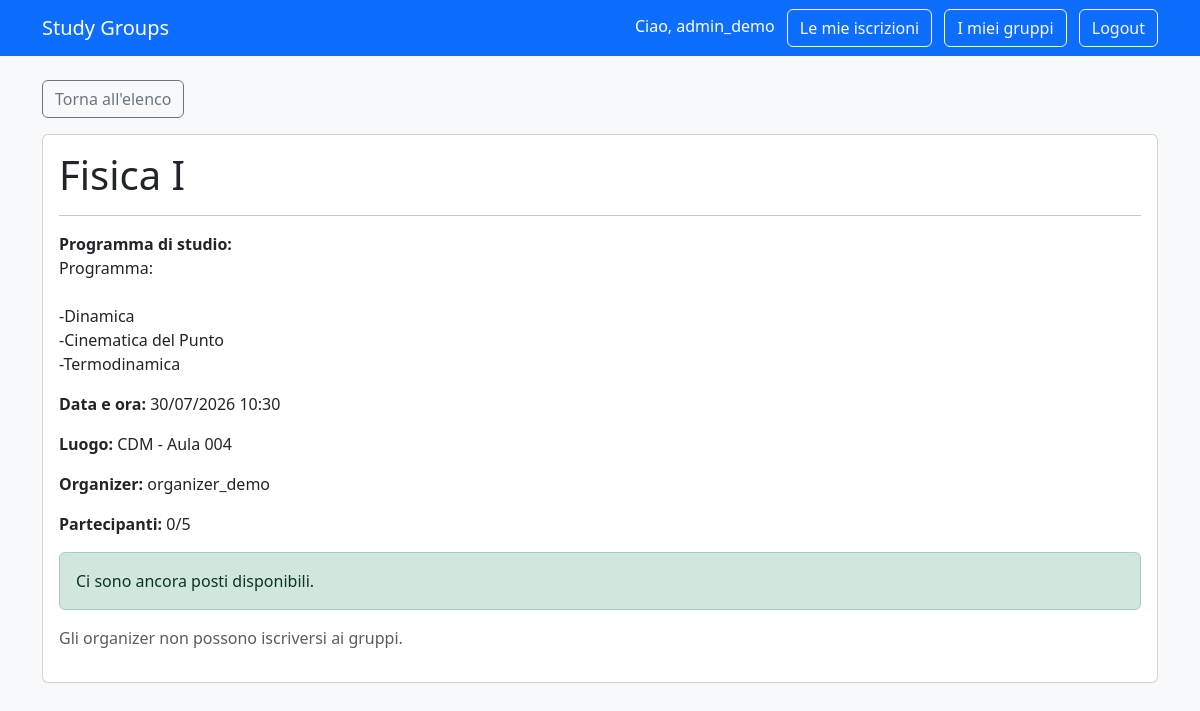
The app's page /group/3/ (signed in) with its own data.
### accounts/models.py (models this page shows, shortened)
class User(AbstractUser):
    class Role(models.TextChoices):
        ATTENDEE = "ATTENDEE", "Attendee"
        ORGANIZER = "ORGANIZER", "Organizer"
    role = models.CharField(
        max_length=20,
        choices=Role.choices,
        default=Role.ATTENDEE,
    )

### groups/models.py (models this page shows, shortened)
class StudyGroup(models.Model):
    subject = models.CharField(max_length=100)
    description = models.TextField(
        help_text="Inserisci il programma o gli argomenti che saranno studiati."
    )
    scheduled_at = models.DateTimeField()
    location = models.CharField(
        max_length=150,
        help_text="Ad esempio: Centro didattico Morgagni, Biblioteca, Google Meet."
    )
    max_participants = models.PositiveIntegerField(
        validators=[MinValueValidator(1)]
    )
    organizer = models.ForeignKey(
        settings.AUTH_USER_MODEL,
        on_delete=models.CASCADE,
        related_name="organized_study_groups",
    )
    created_at = models.DateTimeField(auto_now_add=True)
    class Meta:
        ordering = ["scheduled_at"]
    @property
    def participant_count(self):
        return self.registrations.count()
    @property
    def is_full(self):
        return self.participant_count >= self.max_participants

### groups/views.py (the view)
# urls.py: path("group/<int:group_id>/", views.study_group_detail, name="study_group_detail"),
def study_group_detail(request, group_id):
    study_group = get_object_or_404(StudyGroup, id=group_id)
    is_registered = False
    if request.user.is_authenticated:
        is_registered = Registration.objects.filter(
            study_group=study_group,
            attendee=request.user,
        ).exists()
    return render(
        request,
        "groups/study_group_detail.html",
        {
            "study_group": study_group,
            "is_registered": is_registered,
        },
    )

### groups/templates/groups/study_group_detail.html (shortened to what this page needs)
{% extends "base.html" %}
{% block content %}
<a class="btn btn-outline-secondary mb-3" href="{% url 'study_group_list' %}">
    Torna all'elenco
</a>
<div class="card">
    <div class="card-body">
        <h1>{{ study_group.subject }}</h1>
        <hr>
        <p>
            <strong>Programma di studio:</strong><br>
            {{ study_group.description|linebreaksbr }}
        </p>
        <p><strong>Data e ora:</strong> {{ study_group.scheduled_at|date:"d/m/Y H:i" }}</p>
        <p><strong>Luogo:</strong> {{ study_group.location }}</p>
        <p><strong>Organizer:</strong> {{ study_group.organizer.username }}</p>
        <p><strong>Partecipanti:</strong> {{ study_group.participant_count }}/{{ study_group.max_participants }}</p>
        {% if study_group.is_full %}
            <div class="alert alert-danger">Questo gruppo ha raggiunto il numero massimo di partecipanti.</div>
        {% else %}
            <div class="alert alert-success">Ci sono ancora posti disponibili.</div>
        {% endif %}
        {% if user.is_authenticated %}
            {% if user.role == "ATTENDEE" %}
                {% if is_registered %}
                    <form method="post" action="{% url 'cancel_registration' study_group.id %}">
                        {% csrf_token %}
                        <button class="btn btn-danger" type="submit">Annulla iscrizione</button>
                    </form>
                {% elif study_group.is_full %}
                    <button class="btn btn-secondary" disabled>Gruppo completo</button>
                {% else %}
                    <form method="post" action="{% url 'register_to_group' study_group.id %}">
                        {% csrf_token %}
                        <button class="btn btn-primary" type="submit">Iscriviti al gruppo</button>
                    </form>
                {% endif %}
            {% else %}
                <p class="text-muted">Gli organizer non possono iscriversi ai gruppi.</p>
            {% endif %}
        {% else %}
            <p><a href="{% url 'login' %}">Accedi</a> per iscriverti a questo gruppo.</p>
        {% endif %}
    </div>
</div>
{% endblock %}

### groups/templates/base.html (shortened to what this page needs)
<!DOCTYPE html>
<html lang="it">
<head>
    <link
        href="https://cdn.jsdelivr.net/npm/bootstrap@5.3.3/dist/css/bootstrap.min.css"
        rel="stylesheet"
    >
</head>
<body class="bg-light">
    <nav class="navbar navbar-dark bg-primary">
    <div class="container">
        <a class="navbar-brand" href="{% url 'study_group_list' %}">
            Study Groups
        </a>
        <div>
            {% if user.is_authenticated %}
                <span class="text-white me-2">
                    Ciao, {{ user.username }}
                </span>
                <a class="btn btn-outline-light me-2" href="{% url 'my_registrations' %}">
                    Le mie iscrizioni
                </a>
            {% if user.role == "ORGANIZER" %}
                <a class="btn btn-outline-light me-2" href="{% url 'organizer_dashboard' %}">
                    I miei gruppi
                </a>
            {% endif %}
                <form class="d-inline" method="post" action="{% url 'logout' %}">
                    <button class="btn btn-outline-light" type="submit">
                        Logout
                    </button>
                </form>
            {% endif %}
        </div>
    </div>
</nav>
    <main class="container py-4">
        {% block content %}
        {% endblock %}
    </main>
</body>
</html>

### records on screen
User: username "admin_demo"
StudyGroup: subject "Fisica I", description "Programma: -Dinamica -Cinematica del Punto -Termodinamica", scheduled_at "30/07/2026 10:30", location "CDM - Aula 004", organizer.username "organizer_demo", participant_count "0", max_participants "5"
